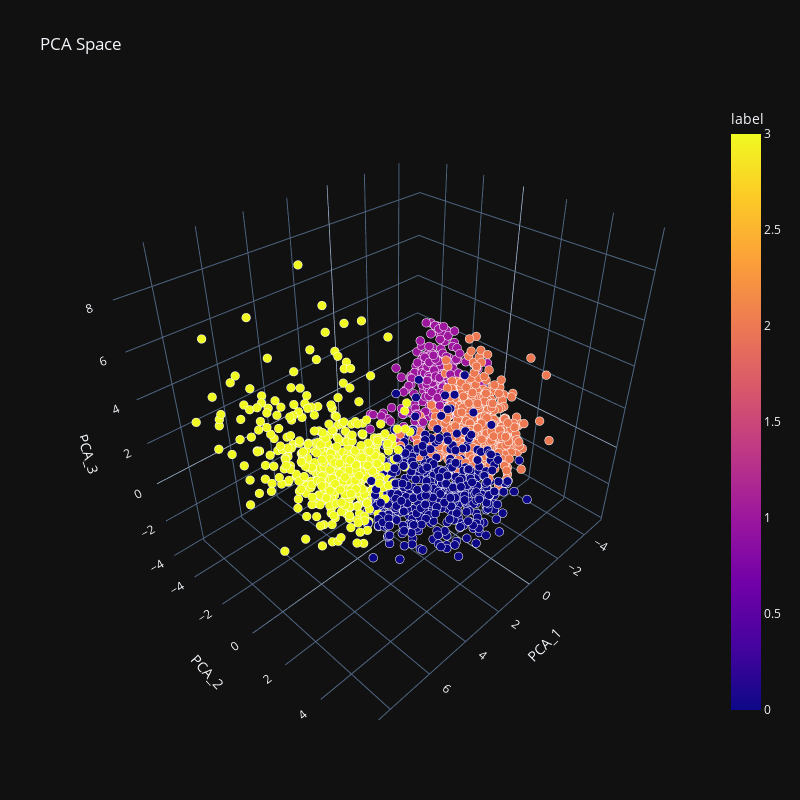

Source (notebook cell):
### Code cell
# Plot
px.scatter_3d(
    df_pca.assign(label= lambda x: labels_4),
    x = "PCA_1",
    y = "PCA_2", 
    z = "PCA_3",
    color="label", 
    template = "plotly_dark",
    title = "PCA Space",
    width = 800, 
    height = 800
).update_traces(
    marker={
        'size':3,
        'line': {
            'width':1,
            'color':"white"
        }
    }
)

### Figure 1 — Plotly figure (JSON) as saved in the notebook; plotly's stock layout.template omitted (floating-point values rounded to 4 significant figures; data arrays with more than 128 entries replaced by an {"elided": "..."} marker saying what was removed)
{"data": [{"hovertemplate": "PCA_1=%{x}<br>PCA_2=%{y}<br>PCA_3=%{z}<br>label=%{marker.color}<extra></extra>", "legendgroup": "", "marker": {"color": {"elided": "2212 int values"}, "coloraxis": "coloraxis", "line": {"color": "white", "width": 1}, "size": 3, "symbol": "circle"}, "mode": "markers", "name": "", "scene": "scene", "showlegend": false, "type": "scatter3d", "x": {"elided": "2212 float values"}, "y": {"elided": "2212 float values"}, "z": {"elided": "2212 float values"}}], "layout": {"coloraxis": {"colorbar": {"title": {"text": "label"}}, "colorscale": [[0, "#0d0887"], [0.1111, "#46039f"], [0.2222, "#7201a8"], [0.3333, "#9c179e"], [0.4444, "#bd3786"], [0.5556, "#d8576b"], [0.6667, "#ed7953"], [0.7778, "#fb9f3a"], [0.8889, "#fdca26"], [1, "#f0f921"]]}, "height": 800, "legend": {"tracegroupgap": 0}, "scene": {"domain": {"x": [0, 1], "y": [0, 1]}, "xaxis": {"title": {"text": "PCA_1"}}, "yaxis": {"title": {"text": "PCA_2"}}, "zaxis": {"title": {"text": "PCA_3"}}}, "title": {"text": "PCA Space"}, "width": 800}}
